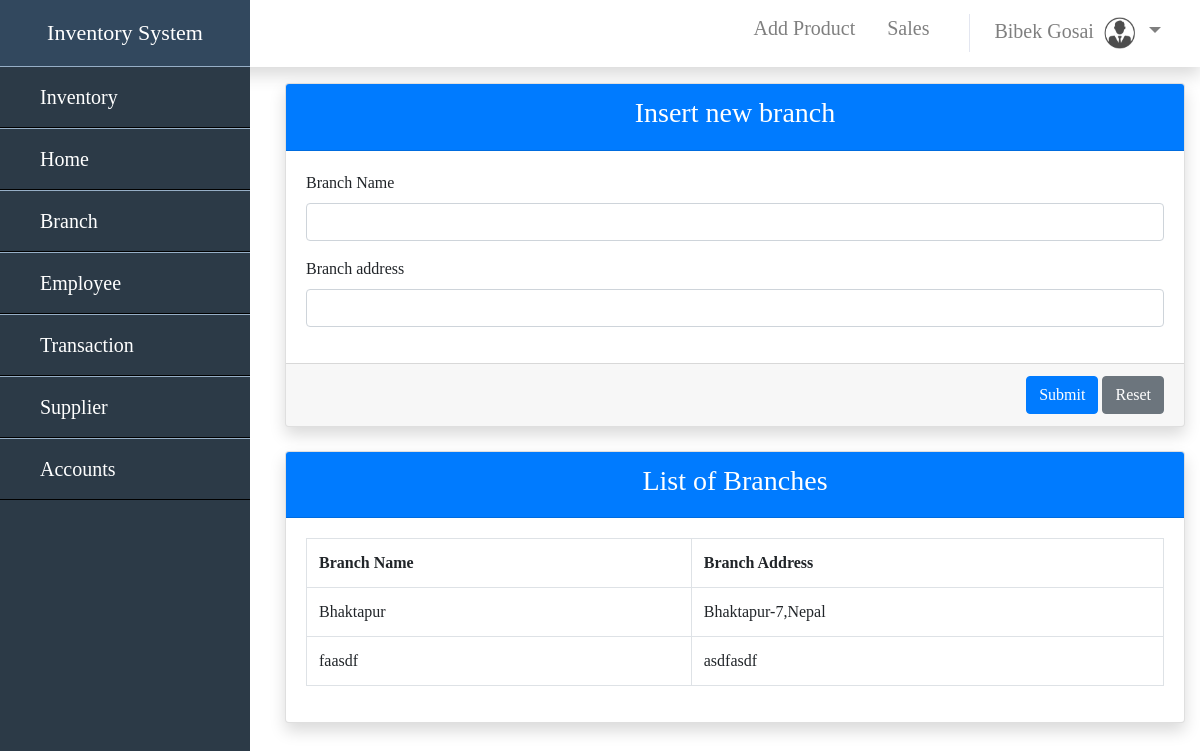
Page /branch.php (signed in) on the committed database.
### tables this page shows
CREATE TABLE `branch` (
  `branch_id` int(11) NOT NULL,
  `branch_name` varchar(50) NOT NULL,
  `location` varchar(100) NOT NULL
);

### branch.php (the view, shortened to what this page needs)
<?php
require"sidebar.php";
 ?>
<!DOCTYPE html>
<html lang="en">
<head>
</head>
<body>
    <div id="content">
        <div class="container">
            <div class="card mb-4 shadow">
                <div class="card-header bg-primary text-white text-center">
                    <h3>Insert new branch</h3>
                </div>
                <form action="add_branch.php" method ="POST">
                <div class="card-body">
                    <div class="form-group">
                        <label for="branch_name">Branch Name</label>
                        <input type="text" name="branch_name" id ="branch_name"  class="form-control" required>
                    </div>
                    <div class="form-group">
                        <label for="location">Branch address</label>
                        <input type="text" name="location" id ="location"  class="form-control" required>
                    </div>
                    </div>
                    <div class="card-footer text-right">
                    <button type="submit" class="btn btn-primary">Submit</button>
                    <button type="reset" class="btn btn-secondary">Reset</button>
                    </div>
                </form>
            </div>
            <div class="card  mb-4 shadow ">
            <div class="card-header bg-primary text-white text-center">
                <h3>List of Branches</h3>
            </div>
            <div class="card-body">
                <div class="table-responsive">
                    <table class="table table-bordered" width ="100%" cellspacing= "0">
                        <tr>
                            <th>Branch Name</th>
                        <th>Branch Address</th>
                    </tr>
                    <?php
            $query = "SELECT * FROM branch";
            $result = mysqli_query($con,$query);
            while($row = mysqli_fetch_assoc($result)){
                echo "<tr>";
                echo "<td>".$row['branch_name']."</td>";
                echo "<td>".$row['location']."</td>";
                echo"</tr>";
            }
                ?>
</table>
</div>
</div>
</div>
        </div>
    </div>
</body>
</html>

### sidebar.php (style rules this page uses)
* { margin : 0; padding : 0; box-sizing : border-box; font-family : san-sarif; text-decoration: none ; list-style: none; }
#content { box-sizing: border-box; padding-left : 270px; }

### rows in the picture
branch: branch_name "Bhaktapur", location "Bhaktapur-7,Nepal"
branch: branch_name "faasdf", location "asdfasdf"

### other values in the picture
$_SESSION['FIRST_NAME'] "Bibek"
$_SESSION['LAST_NAME'] "Gosai"
